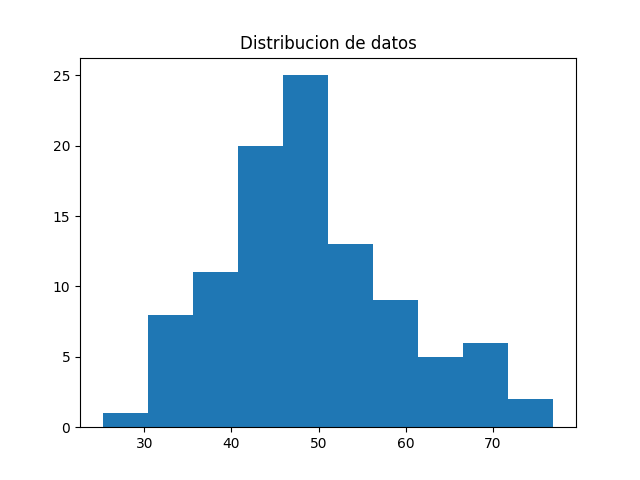

Generate this figure with Python:
import matplotlib.pyplot as plt
import numpy as np

datos = np.random.normal(loc=50, scale=10, size=100)

# Esta línea genera 100 datos aleatorios que siguen una distribución normal (gaussiana). 
""" 
np.random.normal(...)
Es una función de numpy que genera números aleatorios con distribución normal (campana de Gauss)
loc=50: es la media (valor central) de la distribución.

scale=10: es la desviación estándar, que define cuánto varían los datos respecto a la media.

size=100: indica que se generen 100 valores.

"""
plt.hist(datos, bins=10)

# datos: es la lista de datos que generaste en la línea anterior.

# bins=10: indica que querés dividir los datos en 10 intervalos (o "cajones") para contar cuántos valores caen en cada uno.
plt.title("Distribucion de datos")
plt.savefig("grafico_histograma.png")
plt.show()